Frame 1 (no input): blank canvas, image omitted
Frame 60 (the mouse pressed at the canvas centre just before this capture): blank canvas, image omitted
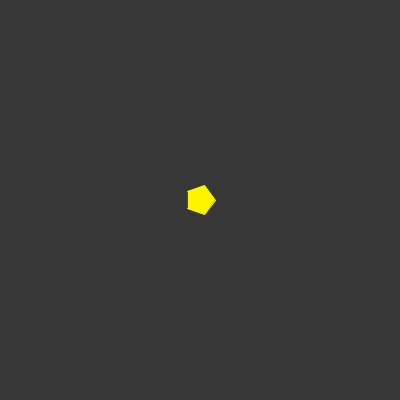
Frame 120 (the mouse held since frame 60 and released just before this capture)

The Processing sketch whose frames 1 and 60 were blank and that drew this single picture after the mouse press (run headless with seeded random() and noise(); from frame 60 on, the mouse is pressed at the canvas centre):

// Processing sketch: processing_53019
// ── processing_53019.pde

int HSBanchor=0;
int timer=0;
int virtualX=400; 
int virtualY=80;
SpinningPolygon poly = new SpinningPolygon(200, 200, 2, 0);

void setup()
{
  size(400, 400);
  background(0);
  smooth();
}

void draw()
{
  virtualX = (int)map((virtualX + random(-1, 1)), 0, 800, 0, 800);
  virtualY = (int)map((virtualY + random(-4, 4)), 0, 800, 0, 800);
  
  
  
  timer++;
  colorMode(RGB, 255);
  noStroke();
  background(55);
  /*
  beginShape();
  fill(255);
  vertex(0, 0);
  vertex(0, height);
  vertex(width, height);
  vertex(width, 0);
  endShape();
  */
  colorMode(HSB, 100);
  HSBanchor = ((int)((float)mouseX/12));
  
  poly.setColor(HSBanchor);
  poly.setFaces(mouseY/40);
  poly.setSpin(mouseY);
  poly.display();
  
}


class SpinningPolygon
{
  int SPcolor;
  int CenterX;
  int CenterY;
  int sides;
  float rotation;
  int SPradius = 15;
////////////////////////////////////////////////////////////////////////////////////  
  SpinningPolygon(int cX, int cY, int faces, float spin) 
  {
    
    CenterX = cX;
    CenterY = cY;
    sides = faces;
    rotation = spin;
    
  }
  
  void setSpin(int s)
  {
    rotation = s;
  }
  
  void setFaces(int f)
  {
    sides = f;
  }  
  
  void setPos (int cX, int cY)
  {
    CenterX = cX;
    CenterY = cY;
  }
////////////////////////////////////////////////////////////////////////////////////  
 void setColor(int clr)
  {
    SPcolor = clr;
  }
////////////////////////////////////////////////////////////////////////////////////
  void display()
  {
    stroke(SPcolor, 360, 360);
    fill(SPcolor, 360, 360);
    if(sides == 1)
    {
      point(CenterX, CenterY);
    }
    stroke(SPcolor, 360, 360);
    fill(SPcolor, 360, 360);
pushMatrix();
 translate(CenterX, CenterY);
  pushMatrix();
    rotate(TWO_PI*((timer%rotation)/rotation));
    beginShape();
    for (int i=0; i < sides; i++)
    {  
     vertex(
      (SPradius * cos(i * 2.0* PI/ sides)),
      (SPradius * sin(i* 2.0* PI/ sides))
     );
    }
    endShape();
  popMatrix();
popMatrix();  
  }
////////////////////////////////////////////////////////////////////////////////////  
}
